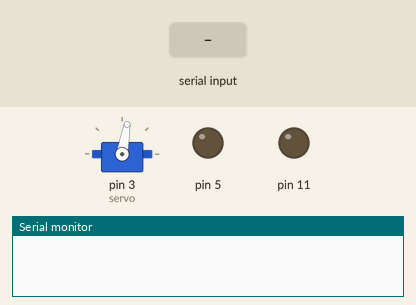
This sketch was run on a simulated Arduino Uno, built with avr-gcc and run on an emulated ATmega328P. On the bench: servo, output pins drawn as LEDs (lit = HIGH), the last lines printed to the serial monitor. Inputs (shaded band) come from the test bench.

Above: at 1.7 s.
1.8 s: "90,45\n" received over Serial
3.3 s: "30,150\n" received over Serial
At 4.2 s:
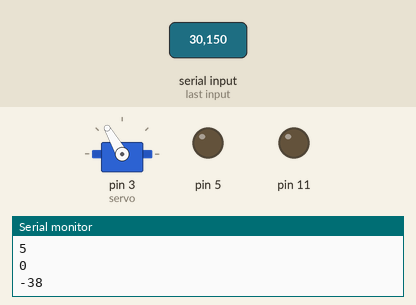
4.8 s: "65\n" received over Serial
At 5.2 s:
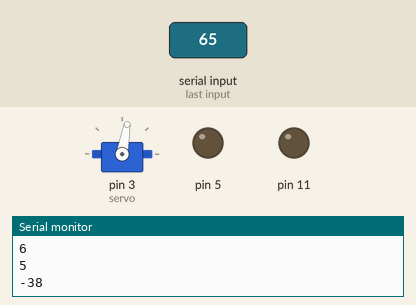
6.3 s: "18\n" received over Serial
At 7.5 s:
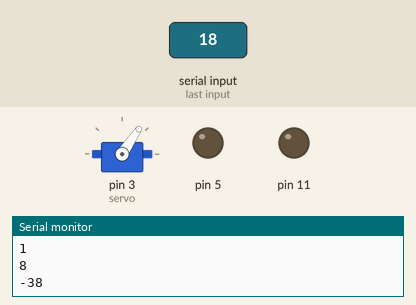
7.8 s: "35\n" received over Serial
At 8.6 s:
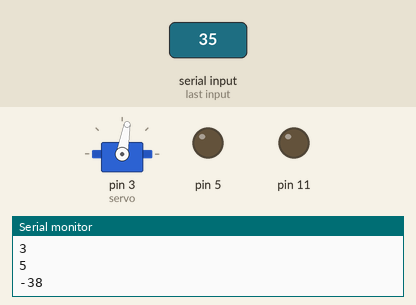
9.3 s: "90\n" received over Serial
At 9.8 s:
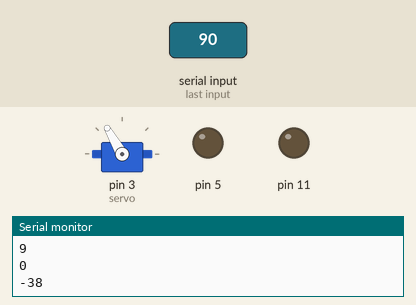
Timing chart, 0 to 11.8 s (numbered marks = the images above; inputs shaded):
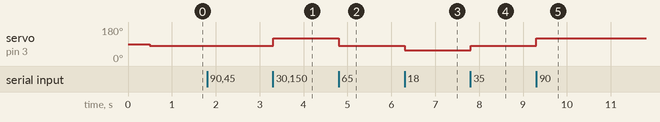

The sketch:

Car.ino
```cpp
#include <Servo.h>
Servo servo;
int data;
int motor = 0;
float pos = 80;
float rot = 0.0;
float turn = 0.05;
int maxLeft = 120;
int maxRight = 40;
void setup() {
  Serial.begin(9600);
  servo.attach(3);
  pinMode (5, OUTPUT);
  pinMode (11, OUTPUT);
  delay(500);
}


void loop() {
  if(Serial.available() > 0){
    data = Serial.read()-48;
    Serial.println(data);
    if(data <= 9 && data >= 0)
      pos = maxLeft - (maxLeft-maxRight)*data/10;
    else if(data == 65)
      pos = maxRight;
    if(data == 18){
      analogWrite(5, 230);
      analogWrite(11, 0);
      Serial.println("onwards");
    }
    else if (data == 22){
      Serial.println("Back");
      analogWrite(11,230);
      analogWrite(5, 0);
    }
    else if(data == 35){
      analogWrite(5, 0);
      analogWrite(11, 0);
    }
  }
  servo.write(pos);
}
```

Measured:
- after the input at 3.3 s, servo on pin 3 (servo): 80° → 120° at once
- after the input at 4.8 s, servo on pin 3 (servo): 120° → 80° at once
- after the input at 6.3 s, servo on pin 3 (servo): 80° → 56° at once
- after the input at 7.8 s, servo on pin 3 (servo): 56° → 80° at once
- after the input at 9.3 s, servo on pin 3 (servo): 80° → 120° at once
